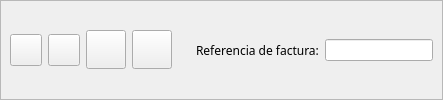
      <widget class="QFrame" name="frame_2" >
       <property name="frameShape" >
        <enum>QFrame::StyledPanel</enum>
       </property>
       <property name="frameShadow" >
        <enum>QFrame::Raised</enum>
       </property>
       <layout class="QHBoxLayout" >
        <property name="margin" >
         <number>9</number>
        </property>
        <property name="spacing" >
         <number>6</number>
        </property>
        <item>
         <widget class="QToolButton" name="mui_guardar" >
          <property name="minimumSize" >
           <size>
            <width>32</width>
            <height>32</height>
           </size>
          </property>
          <property name="toolTip" >
           <string>Guardar factura</string>
          </property>
          <property name="whatsThis" >
           <string>Guardar factura</string>
          </property>
          <property name="text" >
           <string/>
          </property>
          <property name="icon" >
           <iconset resource="../../bulmages-recursos-graficos.qrc" >:/Genericos32x32/images/pendientes/i_save.xpm</iconset>
          </property>
          <property name="iconSize" >
           <size>
            <width>22</width>
            <height>22</height>
           </size>
          </property>
         </widget>
        </item>
        <item>
         <widget class="QToolButton" name="mui_borrar" >
          <property name="minimumSize" >
           <size>
            <width>32</width>
            <height>32</height>
           </size>
          </property>
          <property name="toolTip" >
           <string>Borrar factura</string>
          </property>
          <property name="whatsThis" >
           <string>Borrar factura</string>
          </property>
          <property name="text" >
           <string/>
          </property>
          <property name="icon" >
           <iconset resource="../../bulmages-recursos-graficos.qrc" >:/Genericos32x32/images/pendientes/i_editDelete.png</iconset>
          </property>
          <property name="iconSize" >
           <size>
            <width>22</width>
            <height>22</height>
           </size>
          </property>
         </widget>
        </item>
        <item>
         <widget class="QToolButton" name="mui_veralbaranes" >
          <property name="enabled" >
           <bool>true</bool>
          </property>
          <property name="minimumSize" >
           <size>
            <width>32</width>
            <height>32</height>
           </size>
          </property>
          <property name="toolTip" >
           <string>Ver Albaranes</string>
          </property>
          <property name="whatsThis" >
           <string>Ver Albaranes con la misma referenica</string>
          </property>
          <property name="text" >
           <string/>
          </property>
          <property name="icon" >
           <iconset resource="../../bulmages-recursos-graficos.qrc" >:/Bulmafact48x48/images/png/48x48/i_bulmages_compras_albaran.48x48.png</iconset>
          </property>
          <property name="iconSize" >
           <size>
            <width>32</width>
            <height>32</height>
           </size>
          </property>
         </widget>
        </item>
        <item>
         <widget class="QToolButton" name="mui_pagar" >
          <property name="enabled" >
           <bool>true</bool>
          </property>
          <property name="minimumSize" >
           <size>
            <width>32</width>
            <height>32</height>
           </size>
          </property>
          <property name="toolTip" >
           <string>Efectuar pago</string>
          </property>
          <property name="whatsThis" >
           <string>Efectuar pago</string>
          </property>
          <property name="text" >
           <string/>
          </property>
          <property name="icon" >
           <iconset resource="../../bulmages-recursos-graficos.qrc" >:/Bulmafact48x48/images/png/48x48/i_bulmages_pagos.48x48.png</iconset>
          </property>
          <property name="iconSize" >
           <size>
            <width>32</width>
            <height>32</height>
           </size>
          </property>
         </widget>
        </item>
        <item>
         <spacer>
          <property name="orientation" >
           <enum>Qt::Horizontal</enum>
          </property>
          <property name="sizeHint" >
           <size>
            <width>18</width>
            <height>32</height>
           </size>
          </property>
         </spacer>
        </item>
        <item>
         <widget class="QLabel" name="" >
          <property name="font" >
           <font>
            <family>Sans Serif</family>
            <pointsize>9</pointsize>
            <weight>50</weight>
            <italic>false</italic>
            <bold>false</bold>
            <underline>false</underline>
            <strikeout>false</strikeout>
           </font>
          </property>
          <property name="text" >
           <string>Referencia de factura:</string>
          </property>
         </widget>
        </item>
        <item>
         <widget class="BusquedaReferencia" name="m_reffacturap" />
        </item>
       </layout>
      </widget>
